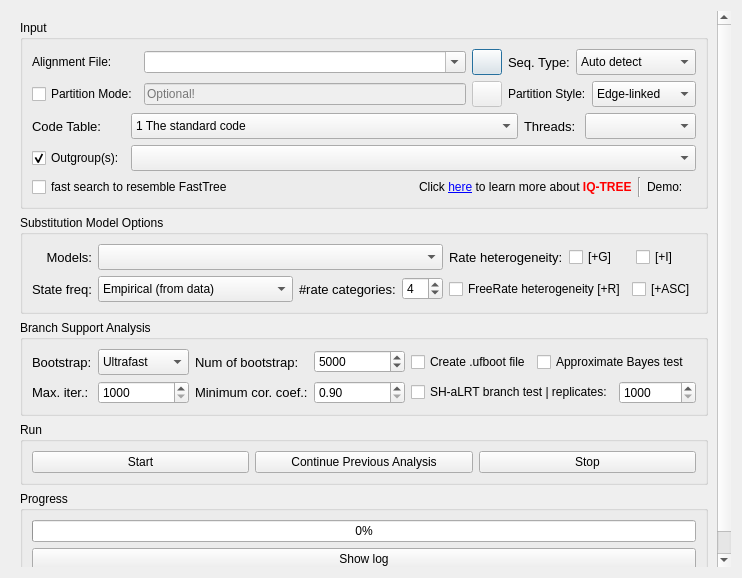
<?xml version="1.0" encoding="UTF-8"?>
<ui version="4.0">
 <class>IQTREE</class>
 <widget class="QDialog" name="IQTREE">
  <property name="geometry">
   <rect>
    <x>0</x>
    <y>0</y>
    <width>742</width>
    <height>578</height>
   </rect>
  </property>
  <property name="windowTitle">
   <string>IQ-TREE</string>
  </property>
  <layout class="QGridLayout" name="gridLayout_5">
   <item row="0" column="0">
    <widget class="QScrollArea" name="scrollArea">
     <property name="frameShape">
      <enum>QFrame::NoFrame</enum>
     </property>
     <property name="lineWidth">
      <number>0</number>
     </property>
     <property name="widgetResizable">
      <bool>true</bool>
     </property>
     <widget class="QWidget" name="scrollAreaWidgetContents">
      <property name="geometry">
       <rect>
        <x>0</x>
        <y>0</y>
        <width>724</width>
        <height>560</height>
       </rect>
      </property>
      <layout class="QVBoxLayout" name="verticalLayout">
       <item>
        <widget class="QGroupBox" name="groupBox_4">
         <property name="title">
          <string>Input</string>
         </property>
         <layout class="QVBoxLayout" name="verticalLayout_2">
          <item>
           <layout class="QHBoxLayout" name="horizontalLayout_6" stretch="5,2">
            <item>
             <layout class="QGridLayout" name="gridLayout_2">
              <item row="0" column="0">
               <widget class="QLabel" name="label_5">
                <property name="text">
                 <string>Alignment File:</string>
                </property>
               </widget>
              </item>
              <item row="0" column="1">
               <widget class="ListQCombobox" name="comboBox_11">
                <property name="sizePolicy">
                 <sizepolicy hsizetype="Expanding" vsizetype="Fixed">
                  <horstretch>0</horstretch>
                  <verstretch>0</verstretch>
                 </sizepolicy>
                </property>
                <property name="acceptDrops">
                 <bool>true</bool>
                </property>
                <property name="editable">
                 <bool>true</bool>
                </property>
                <property name="sizeAdjustPolicy">
                 <enum>QComboBox::AdjustToMinimumContentsLength</enum>
                </property>
               </widget>
              </item>
              <item row="0" column="2">
               <widget class="QPushButton" name="pushButton_3">
                <property name="sizePolicy">
                 <sizepolicy hsizetype="Fixed" vsizetype="Fixed">
                  <horstretch>0</horstretch>
                  <verstretch>0</verstretch>
                 </sizepolicy>
                </property>
                <property name="minimumSize">
                 <size>
                  <width>30</width>
                  <height>26</height>
                 </size>
                </property>
                <property name="maximumSize">
                 <size>
                  <width>30</width>
                  <height>26</height>
                 </size>
                </property>
                <property name="styleSheet">
                 <string notr="true"/>
                </property>
                <property name="text">
                 <string/>
                </property>
               </widget>
              </item>
              <item row="1" column="0">
               <widget class="QCheckBox" name="checkBox_8">
                <property name="text">
                 <string>Partition Mode:</string>
                </property>
               </widget>
              </item>
              <item row="1" column="1">
               <widget class="InputQLineEdit" name="lineEdit_3">
                <property name="enabled">
                 <bool>false</bool>
                </property>
                <property name="cursor">
                 <cursorShape>ArrowCursor</cursorShape>
                </property>
                <property name="readOnly">
                 <bool>true</bool>
                </property>
                <property name="placeholderText">
                 <string>Optional!</string>
                </property>
               </widget>
              </item>
              <item row="1" column="2">
               <widget class="QPushButton" name="pushButton_22">
                <property name="enabled">
                 <bool>false</bool>
                </property>
                <property name="sizePolicy">
                 <sizepolicy hsizetype="Fixed" vsizetype="Fixed">
                  <horstretch>0</horstretch>
                  <verstretch>0</verstretch>
                 </sizepolicy>
                </property>
                <property name="minimumSize">
                 <size>
                  <width>30</width>
                  <height>26</height>
                 </size>
                </property>
                <property name="maximumSize">
                 <size>
                  <width>30</width>
                  <height>26</height>
                 </size>
                </property>
                <property name="styleSheet">
                 <string notr="true"/>
                </property>
                <property name="text">
                 <string/>
                </property>
               </widget>
              </item>
             </layout>
            </item>
            <item>
             <layout class="QGridLayout" name="gridLayout_6">
              <item row="0" column="0">
               <widget class="QLabel" name="label_24">
                <property name="font">
                 <font>
                  <pointsize>10</pointsize>
                 </font>
                </property>
                <property name="text">
                 <string>Seq. Type:</string>
                </property>
                <property name="buddy">
                 <cstring>comboBox_3</cstring>
                </property>
               </widget>
              </item>
              <item row="0" column="1" colspan="2">
               <widget class="QComboBox" name="comboBox_3">
                <property name="sizePolicy">
                 <sizepolicy hsizetype="Expanding" vsizetype="Fixed">
                  <horstretch>0</horstretch>
                  <verstretch>0</verstretch>
                 </sizepolicy>
                </property>
                <property name="minimumSize">
                 <size>
                  <width>100</width>
                  <height>26</height>
                 </size>
                </property>
                <item>
                 <property name="text">
                  <string>Auto detect</string>
                 </property>
                </item>
                <item>
                 <property name="text">
                  <string>DNA</string>
                 </property>
                </item>
                <item>
                 <property name="text">
                  <string>Protein</string>
                 </property>
                </item>
                <item>
                 <property name="text">
                  <string>Codon</string>
                 </property>
                </item>
                <item>
                 <property name="text">
                  <string>Binary</string>
                 </property>
                </item>
                <item>
                 <property name="text">
                  <string>Morphology</string>
                 </property>
                </item>
                <item>
                 <property name="text">
                  <string>DNA--&gt;AA</string>
                 </property>
                </item>
               </widget>
              </item>
              <item row="1" column="0" colspan="2">
               <widget class="QLabel" name="label_8">
                <property name="text">
                 <string>Partition Style:</string>
                </property>
               </widget>
              </item>
              <item row="1" column="2">
               <widget class="QComboBox" name="comboBox_5">
                <property name="enabled">
                 <bool>true</bool>
                </property>
                <property name="sizePolicy">
                 <sizepolicy hsizetype="Expanding" vsizetype="Fixed">
                  <horstretch>0</horstretch>
                  <verstretch>0</verstretch>
                 </sizepolicy>
                </property>
                <property name="minimumSize">
                 <size>
                  <width>95</width>
                  <height>26</height>
                 </size>
                </property>
                <item>
                 <property name="text">
                  <string>Edge-linked</string>
                 </property>
                </item>
                <item>
                 <property name="text">
                  <string>Edge-unlinked</string>
                 </property>
                </item>
               </widget>
              </item>
             </layout>
            </item>
           </layout>
          </item>
          <item>
           <layout class="QGridLayout" name="gridLayout_4" columnstretch="1,7,1,2" columnminimumwidth="0,0,0,0">
            <item row="0" column="0">
             <widget class="QLabel" name="label_22">
              <property name="font">
               <font>
                <pointsize>10</pointsize>
               </font>
              </property>
              <property name="text">
               <string>Code Table:</string>
              </property>
             </widget>
            </item>
            <item row="0" column="1">
             <widget class="QComboBox" name="comboBox_9">
              <property name="sizePolicy">
               <sizepolicy hsizetype="Expanding" vsizetype="Fixed">
                <horstretch>0</horstretch>
                <verstretch>0</verstretch>
               </sizepolicy>
              </property>
              <property name="minimumSize">
               <size>
                <width>114</width>
                <height>26</height>
               </size>
              </property>
              <property name="maximumSize">
               <size>
                <width>16777215</width>
                <height>26</height>
               </size>
              </property>
              <property name="styleSheet">
               <string notr="true"/>
              </property>
              <item>
               <property name="text">
                <string>1 The standard code</string>
               </property>
              </item>
              <item>
               <property name="text">
                <string>2 Vertebrate mitochondrial code</string>
               </property>
              </item>
              <item>
               <property name="text">
                <string>3 The Yeast Mitochondrial Code</string>
               </property>
              </item>
              <item>
               <property name="text">
                <string>4 Mold, Protozoan, and Coelenterate Mitochondrial code and Mycoplasma/Spiroplasma code</string>
               </property>
              </item>
              <item>
               <property name="text">
                <string>5 Invertebrate mitochondrial</string>
               </property>
              </item>
              <item>
               <property name="text">
                <string>6 The Ciliate, Dasycladacean and Hexamita Nuclear Code</string>
               </property>
              </item>
              <item>
               <property name="text">
                <string>9 Echinoderm and Flatworm mitochondrial code</string>
               </property>
              </item>
              <item>
               <property name="text">
                <string>10 The Euplotid Nuclear Code</string>
               </property>
              </item>
              <item>
               <property name="text">
                <string>11 The Bacterial, Archaeal and Plant Plastid Code</string>
               </property>
              </item>
              <item>
               <property name="text">
                <string>12 The Alternative Yeast Nuclear Code</string>
               </property>
              </item>
              <item>
               <property name="text">
                <string>13 Ascidian mitochondrial code</string>
               </property>
              </item>
              <item>
               <property name="text">
                <string>14 Alternative flatworm mitochondrial code</string>
               </property>
              </item>
              <item>
               <property name="text">
                <string>16 Chlorophycean Mitochondrial Code</string>
               </property>
              </item>
              <item>
               <property name="text">
                <string>21 Trematode Mitochondrial Code</string>
               </property>
              </item>
              <item>
               <property name="text">
                <string>22 Scenedesmus obliquus Mitochondrial Code</string>
               </property>
              </item>
              <item>
               <property name="text">
                <string>23 Thraustochytrium Mitochondrial Code</string>
               </property>
              </item>
              <item>
               <property name="text">
                <string>24 Pterobranchia Mitochondrial Code</string>
               </property>
              </item>
              <item>
               <property name="text">
                <string>25 Candidate Division SR1 and Gracilibacteria Code</string>
               </property>
              </item>
             </widget>
            </item>
            <item row="0" column="2">
             <widget class="QLabel" name="label_27">
              <property name="font">
               <font>
                <pointsize>10</pointsize>
               </font>
              </property>
              <property name="text">
               <string>Threads:</string>
              </property>
              <property name="alignment">
               <set>Qt::AlignLeading|Qt::AlignLeft|Qt::AlignVCenter</set>
              </property>
             </widget>
            </item>
            <item row="0" column="3">
             <widget class="QComboBox" name="comboBox_6">
              <property name="sizePolicy">
               <sizepolicy hsizetype="Expanding" vsizetype="Fixed">
                <horstretch>0</horstretch>
                <verstretch>0</verstretch>
               </sizepolicy>
              </property>
              <property name="minimumSize">
               <size>
                <width>13</width>
                <height>26</height>
               </size>
              </property>
             </widget>
            </item>
            <item row="1" column="0">
             <widget class="QCheckBox" name="checkBox_9">
              <property name="text">
               <string>Outgroup(s):</string>
              </property>
              <property name="checked">
               <bool>true</bool>
              </property>
             </widget>
            </item>
            <item row="1" column="1" colspan="3">
             <widget class="CheckableComboBox" name="comboBox_10">
              <property name="sizePolicy">
               <sizepolicy hsizetype="Expanding" vsizetype="Fixed">
                <horstretch>0</horstretch>
                <verstretch>0</verstretch>
               </sizepolicy>
              </property>
              <property name="minimumSize">
               <size>
                <width>95</width>
                <height>26</height>
               </size>
              </property>
             </widget>
            </item>
           </layout>
          </item>
          <item>
           <layout class="QHBoxLayout" name="horizontalLayout_3">
            <item>
             <widget class="QCheckBox" name="checkBox_10">
              <property name="text">
               <string>fast search to resemble FastTree</string>
              </property>
             </widget>
            </item>
            <item>
             <spacer name="horizontalSpacer">
              <property name="orientation">
               <enum>Qt::Horizontal</enum>
              </property>
              <property name="sizeHint" stdset="0">
               <size>
                <width>40</width>
                <height>20</height>
               </size>
              </property>
             </spacer>
            </item>
            <item>
             <widget class="QLabel" name="label_14">
              <property name="text">
               <string>&lt;html&gt;&lt;head/&gt;&lt;body&gt;&lt;p&gt;Click &lt;a href=&quot;http://www.iqtree.org/doc/&quot;&gt;&lt;span style=&quot; text-decoration: underline; color:#0000ff;&quot;&gt;here&lt;/span&gt;&lt;/a&gt; to learn more about &lt;span style=&quot; font-weight:600; color:#ff0000;&quot;&gt;IQ-TREE&lt;/span&gt;&lt;/p&gt;&lt;/body&gt;&lt;/html&gt;</string>
              </property>
              <property name="openExternalLinks">
               <bool>true</bool>
              </property>
             </widget>
            </item>
            <item>
             <widget class="Line" name="line_2">
              <property name="orientation">
               <enum>Qt::Vertical</enum>
              </property>
             </widget>
            </item>
            <item>
             <layout class="QHBoxLayout" name="horizontalLayout_2">
              <item>
               <widget class="QLabel" name="label_3">
                <property name="text">
                 <string>Demo:</string>
                </property>
               </widget>
              </item>
              <item>
               <widget class="ClickedLableGif" name="label">
                <property name="toolTip">
                 <string>Brief example</string>
                </property>
                <property name="text">
                 <string/>
                </property>
               </widget>
              </item>
             </layout>
            </item>
           </layout>
          </item>
         </layout>
        </widget>
       </item>
       <item>
        <widget class="QGroupBox" name="groupBox">
         <property name="toolTip">
          <string/>
         </property>
         <property name="title">
          <string>Substitution Model Options</string>
         </property>
         <layout class="QGridLayout" name="gridLayout">
          <item row="0" column="0">
           <widget class="QLabel" name="label_25">
            <property name="font">
             <font>
              <pointsize>10</pointsize>
             </font>
            </property>
            <property name="text">
             <string>Models:</string>
            </property>
            <property name="alignment">
             <set>Qt::AlignRight|Qt::AlignTrailing|Qt::AlignVCenter</set>
            </property>
           </widget>
          </item>
          <item row="0" column="4">
           <layout class="QHBoxLayout" name="horizontalLayout_4">
            <item>
             <widget class="QLabel" name="label_29">
              <property name="font">
               <font>
                <pointsize>10</pointsize>
               </font>
              </property>
              <property name="text">
               <string>Rate heterogeneity:</string>
              </property>
             </widget>
            </item>
            <item>
             <widget class="QCheckBox" name="checkBox_3">
              <property name="toolTip">
               <string>Discrete Gamma model</string>
              </property>
              <property name="text">
               <string>[+G]</string>
              </property>
             </widget>
            </item>
            <item>
             <widget class="QCheckBox" name="checkBox_4">
              <property name="toolTip">
               <string>Allowing for a proportion of invariable sites</string>
              </property>
              <property name="text">
               <string>[+I]</string>
              </property>
             </widget>
            </item>
           </layout>
          </item>
          <item row="1" column="0">
           <widget class="QLabel" name="label_26">
            <property name="font">
             <font>
              <pointsize>10</pointsize>
             </font>
            </property>
            <property name="text">
             <string>State freq:</string>
            </property>
           </widget>
          </item>
          <item row="1" column="1">
           <widget class="QComboBox" name="comboBox_4">
            <property name="sizePolicy">
             <sizepolicy hsizetype="Expanding" vsizetype="Fixed">
              <horstretch>0</horstretch>
              <verstretch>0</verstretch>
             </sizepolicy>
            </property>
            <property name="minimumSize">
             <size>
              <width>13</width>
              <height>26</height>
             </size>
            </property>
            <item>
             <property name="text">
              <string>Empirical (from data)</string>
             </property>
            </item>
            <item>
             <property name="text">
              <string>AA model (from matrix)</string>
             </property>
            </item>
            <item>
             <property name="text">
              <string>ML-optimized</string>
             </property>
            </item>
            <item>
             <property name="text">
              <string>Codon F1X4</string>
             </property>
            </item>
            <item>
             <property name="text">
              <string>Codon F3X4</string>
             </property>
            </item>
           </widget>
          </item>
          <item row="1" column="2">
           <widget class="QLabel" name="label_28">
            <property name="font">
             <font>
              <pointsize>10</pointsize>
             </font>
            </property>
            <property name="text">
             <string>#rate categories:</string>
            </property>
           </widget>
          </item>
          <item row="1" column="3">
           <widget class="QSpinBox" name="spinBox">
            <property name="minimum">
             <number>2</number>
            </property>
            <property name="maximum">
             <number>64</number>
            </property>
            <property name="value">
             <number>4</number>
            </property>
           </widget>
          </item>
          <item row="1" column="4">
           <layout class="QHBoxLayout" name="horizontalLayout">
            <item>
             <widget class="QCheckBox" name="checkBox_2">
              <property name="text">
               <string>FreeRate heterogeneity [+R]</string>
              </property>
              <property name="autoRepeat">
               <bool>false</bool>
              </property>
              <property name="autoExclusive">
               <bool>false</bool>
              </property>
             </widget>
            </item>
            <item>
             <widget class="QCheckBox" name="checkBox">
              <property name="toolTip">
               <string>Ascertainment bias correction</string>
              </property>
              <property name="text">
               <string>[+ASC]</string>
              </property>
             </widget>
            </item>
           </layout>
          </item>
          <item row="0" column="1" colspan="3">
           <widget class="QComboBox" name="comboBox_7">
            <property name="sizePolicy">
             <sizepolicy hsizetype="Expanding" vsizetype="Fixed">
              <horstretch>0</horstretch>
              <verstretch>0</verstretch>
             </sizepolicy>
            </property>
            <property name="minimumSize">
             <size>
              <width>13</width>
              <height>26</height>
             </size>
            </property>
           </widget>
          </item>
         </layout>
        </widget>
       </item>
       <item>
        <widget class="QGroupBox" name="groupBox_2">
         <property name="title">
          <string>Branch Support Analysis</string>
         </property>
         <layout class="QGridLayout" name="gridLayout_3">
          <item row="0" column="0">
           <widget class="QLabel" name="label_30">
            <property name="font">
             <font>
              <pointsize>10</pointsize>
             </font>
            </property>
            <property name="toolTip">
             <string>Bootstrap analysis</string>
            </property>
            <property name="text">
             <string>Bootstrap:</string>
            </property>
           </widget>
          </item>
          <item row="1" column="0">
           <widget class="QLabel" name="label_36">
            <property name="font">
             <font>
              <pointsize>10</pointsize>
             </font>
            </property>
            <property name="toolTip">
             <string>Maximum iterations</string>
            </property>
            <property name="text">
             <string>Max. iter.:</string>
            </property>
           </widget>
          </item>
          <item row="0" column="2">
           <widget class="QLabel" name="label_35">
            <property name="font">
             <font>
              <pointsize>10</pointsize>
             </font>
            </property>
            <property name="text">
             <string>Num of bootstrap:</string>
            </property>
           </widget>
          </item>
          <item row="0" column="3">
           <widget class="QSpinBox" name="spinBox_3">
            <property name="sizePolicy">
             <sizepolicy hsizetype="Expanding" vsizetype="Fixed">
              <horstretch>0</horstretch>
              <verstretch>0</verstretch>
             </sizepolicy>
            </property>
            <property name="minimum">
             <number>100</number>
            </property>
            <property name="maximum">
             <number>1000000</number>
            </property>
            <property name="singleStep">
             <number>10</number>
            </property>
            <property name="value">
             <number>5000</number>
            </property>
           </widget>
          </item>
          <item row="1" column="4" colspan="2">
           <widget class="QCheckBox" name="checkBox_6">
            <property name="enabled">
             <bool>true</bool>
            </property>
            <property name="text">
             <string>SH-aLRT branch test | replicates:</string>
            </property>
            <property name="checked">
             <bool>false</bool>
            </property>
           </widget>
          </item>
          <item row="0" column="4">
           <widget class="QCheckBox" name="checkBox_5">
            <property name="enabled">
             <bool>true</bool>
            </property>
            <property name="toolTip">
             <string>Write bootstrap trees to .ufboot file</string>
            </property>
            <property name="text">
             <string>Create .ufboot file</string>
            </property>
            <property name="checked">
             <bool>false</bool>
            </property>
           </widget>
          </item>
          <item row="1" column="1">
           <widget class="QSpinBox" name="spinBox_4">
            <property name="sizePolicy">
             <sizepolicy hsizetype="Expanding" vsizetype="Fixed">
              <horstretch>0</horstretch>
              <verstretch>0</verstretch>
             </sizepolicy>
            </property>
            <property name="toolTip">
             <string>Maximum iterations</string>
            </property>
            <property name="minimum">
             <number>1000</number>
            </property>
            <property name="maximum">
             <number>100000000</number>
            </property>
            <property name="singleStep">
             <number>100</number>
            </property>
           </widget>
          </item>
          <item row="0" column="1">
           <widget class="QComboBox" name="comboBox_8">
            <property name="sizePolicy">
             <sizepolicy hsizetype="Expanding" vsizetype="Fixed">
              <horstretch>0</horstretch>
              <verstretch>0</verstretch>
             </sizepolicy>
            </property>
            <property name="minimumSize">
             <size>
              <width>13</width>
              <height>26</height>
             </size>
            </property>
            <item>
             <property name="text">
              <string>Ultrafast</string>
             </property>
            </item>
            <item>
             <property name="text">
              <string>Standard</string>
             </property>
            </item>
            <item>
             <property name="text">
              <string>None</string>
             </property>
            </item>
           </widget>
          </item>
          <item row="0" column="5" colspan="2">
           <widget class="QCheckBox" name="checkBox_7">
            <property name="text">
             <string>Approximate Bayes test</string>
            </property>
           </widget>
          </item>
          <item row="1" column="2">
           <widget class="QLabel" name="label_37">
            <property name="font">
             <font>
              <pointsize>10</pointsize>
             </font>
            </property>
            <property name="toolTip">
             <string>Minimum correlation coefficient</string>
            </property>
            <property name="text">
             <string>Minimum cor. coef.:</string>
            </property>
           </widget>
          </item>
          <item row="1" column="6" colspan="2">
           <widget class="QSpinBox" name="spinBox_5">
            <property name="sizePolicy">
             <sizepolicy hsizetype="Expanding" vsizetype="Fixed">
              <horstretch>0</horstretch>
              <verstretch>0</verstretch>
             </sizepolicy>
            </property>
            <property name="toolTip">
             <string/>
            </property>
            <property name="minimum">
             <number>1000</number>
            </property>
            <property name="maximum">
             <number>100000000</number>
            </property>
            <property name="singleStep">
             <number>100</number>
            </property>
           </widget>
          </item>
          <item row="1" column="3">
           <widget class="QDoubleSpinBox" name="doubleSpinBox">
            <property name="sizePolicy">
             <sizepolicy hsizetype="Expanding" vsizetype="Fixed">
              <horstretch>0</horstretch>
              <verstretch>0</verstretch>
             </sizepolicy>
            </property>
            <property name="toolTip">
             <string>Minimum correlation coefficient</string>
            </property>
            <property name="minimum">
             <double>0.900000000000000</double>
            </property>
            <property name="maximum">
             <double>0.990000000000000</double>
            </property>
            <property name="singleStep">
             <double>0.010000000000000</double>
            </property>
           </widget>
          </item>
         </layout>
        </widget>
       </item>
       <item>
        <widget class="QGroupBox" name="groupBox_3">
         <property name="title">
          <string>Run</string>
         </property>
         <layout class="QHBoxLayout" name="horizontalLayout_8">
          <item>
           <widget class="ArrowPushButton" name="pushButton">
            <property name="sizePolicy">
             <sizepolicy hsizetype="Expanding" vsizetype="Fixed">
              <horstretch>0</horstretch>
              <verstretch>0</verstretch>
             </sizepolicy>
            </property>
            <property name="text">
             <string>Start</string>
            </property>
            <property name="icon">
             <iconset resource="../myRes.qrc">
              <normaloff>:/picture/resourses/if_start_60207.png</normaloff>:/picture/resourses/if_start_60207.png</iconset>
            </property>
           </widget>
          </item>
          <item>
           <widget class="QPushButton" name="pushButton_continue">
            <property name="sizePolicy">
             <sizepolicy hsizetype="Expanding" vsizetype="Fixed">
              <horstretch>0</horstretch>
              <verstretch>0</verstretch>
             </sizepolicy>
            </property>
            <property name="layoutDirection">
             <enum>Qt::LeftToRight</enum>
            </property>
            <property name="autoFillBackground">
             <bool>false</bool>
            </property>
            <property name="text">
             <string>Continue Previous Analysis</string>
            </property>
            <property name="icon">
             <iconset resource="../myRes.qrc">
              <normaloff>:/picture/resourses/Play-pause_button_play_stop_blue_pause.png</normaloff>:/picture/resourses/Play-pause_button_play_stop_blue_pause.png</iconset>
            </property>
            <property name="autoExclusive">
             <bool>false</bool>
            </property>
           </widget>
          </item>
          <item>
           <widget class="QPushButton" name="pushButton_2">
            <property name="sizePolicy">
             <sizepolicy hsizetype="Expanding" vsizetype="Fixed">
              <horstretch>0</horstretch>
              <verstretch>0</verstretch>
             </sizepolicy>
            </property>
            <property name="text">
             <string>Stop</string>
            </property>
            <property name="icon">
             <iconset resource="../myRes.qrc">
              <normaloff>:/picture/resourses/if_Delete_1493279.png</normaloff>:/picture/resourses/if_Delete_1493279.png</iconset>
            </property>
           </widget>
          </item>
         </layout>
        </widget>
       </item>
       <item>
        <widget class="QGroupBox" name="groupBox_6">
         <property name="title">
          <string>Progress</string>
         </property>
         <layout class="QGridLayout" name="gridLayout_7">
          <item row="1" column="0">
           <widget class="QPushButton" name="pushButton_9">
            <property name="text">
             <string>Show log</string>
            </property>
            <property name="icon">
             <iconset resource="../myRes.qrc">
              <normaloff>:/picture/resourses/Eye_Care_Services-512.png</normaloff>:/picture/resourses/Eye_Care_Services-512.png</iconset>
            </property>
           </widget>
          </item>
          <item row="0" column="0">
           <widget class="QProgressBar" name="progressBar">
            <property name="value">
             <number>0</number>
            </property>
           </widget>
          </item>
         </layout>
        </widget>
       </item>
      </layout>
     </widget>
    </widget>
   </item>
  </layout>
 </widget>
 <customwidgets>
  <customwidget>
   <class>InputQLineEdit</class>
   <extends>QLineEdit</extends>
   <header>src.CustomWidget.h</header>
  </customwidget>
  <customwidget>
   <class>ArrowPushButton</class>
   <extends>QPushButton</extends>
   <header>src.CustomWidget.h</header>
  </customwidget>
  <customwidget>
   <class>ListQCombobox</class>
   <extends>QComboBox</extends>
   <header>src.CustomWidget.h</header>
  </customwidget>
  <customwidget>
   <class>ClickedLableGif</class>
   <extends>QLabel</extends>
   <header>src.CustomWidget.h</header>
  </customwidget>
  <customwidget>
   <class>CheckableComboBox</class>
   <extends>QComboBox</extends>
   <header>src.CustomWidget.h</header>
  </customwidget>
 </customwidgets>
 <tabstops>
  <tabstop>pushButton_3</tabstop>
  <tabstop>lineEdit_3</tabstop>
  <tabstop>pushButton_9</tabstop>
  <tabstop>pushButton_22</tabstop>
  <tabstop>pushButton_2</tabstop>
  <tabstop>pushButton</tabstop>
 </tabstops>
 <resources>
  <include location="../myRes.qrc"/>
 </resources>
 <connections>
  <connection>
   <sender>checkBox_2</sender>
   <signal>toggled(bool)</signal>
   <receiver>checkBox_3</receiver>
   <slot>setDisabled(bool)</slot>
   <hints>
    <hint type="sourcelabel">
     <x>724</x>
     <y>256</y>
    </hint>
    <hint type="destinationlabel">
     <x>731</x>
     <y>224</y>
    </hint>
   </hints>
  </connection>
  <connection>
   <sender>checkBox_2</sender>
   <signal>toggled(bool)</signal>
   <receiver>checkBox_4</receiver>
   <slot>setDisabled(bool)</slot>
   <hints>
    <hint type="sourcelabel">
     <x>724</x>
     <y>256</y>
    </hint>
    <hint type="destinationlabel">
     <x>789</x>
     <y>224</y>
    </hint>
   </hints>
  </connection>
  <connection>
   <sender>checkBox_6</sender>
   <signal>toggled(bool)</signal>
   <receiver>spinBox_5</receiver>
   <slot>setEnabled(bool)</slot>
   <hints>
    <hint type="sourcelabel">
     <x>527</x>
     <y>349</y>
    </hint>
    <hint type="destinationlabel">
     <x>790</x>
     <y>351</y>
    </hint>
   </hints>
  </connection>
  <connection>
   <sender>checkBox_2</sender>
   <signal>toggled(bool)</signal>
   <receiver>label_29</receiver>
   <slot>setDisabled(bool)</slot>
   <hints>
    <hint type="sourcelabel">
     <x>724</x>
     <y>256</y>
    </hint>
    <hint type="destinationlabel">
     <x>672</x>
     <y>228</y>
    </hint>
   </hints>
  </connection>
  <connection>
   <sender>checkBox_9</sender>
   <signal>clicked(bool)</signal>
   <receiver>comboBox_10</receiver>
   <slot>setEnabled(bool)</slot>
   <hints>
    <hint type="sourcelabel">
     <x>474</x>
     <y>119</y>
    </hint>
    <hint type="destinationlabel">
     <x>559</x>
     <y>126</y>
    </hint>
   </hints>
  </connection>
 </connections>
</ui>
